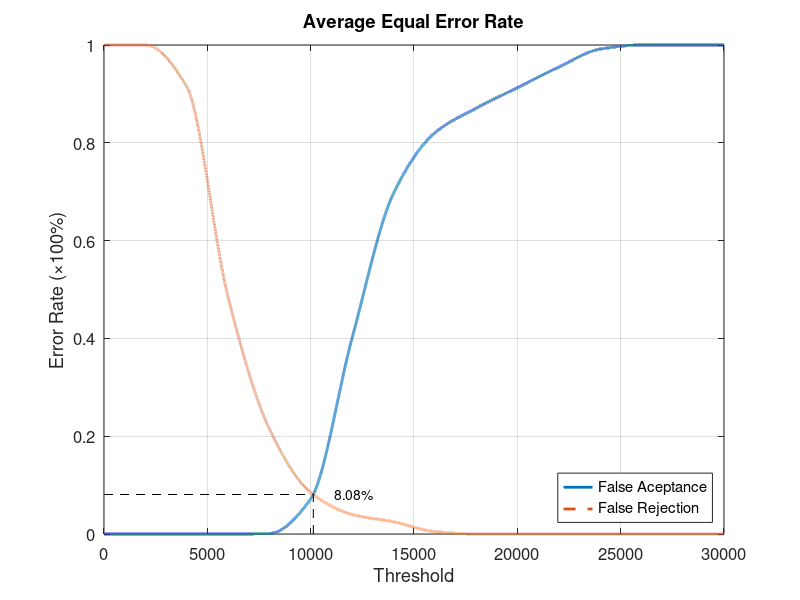
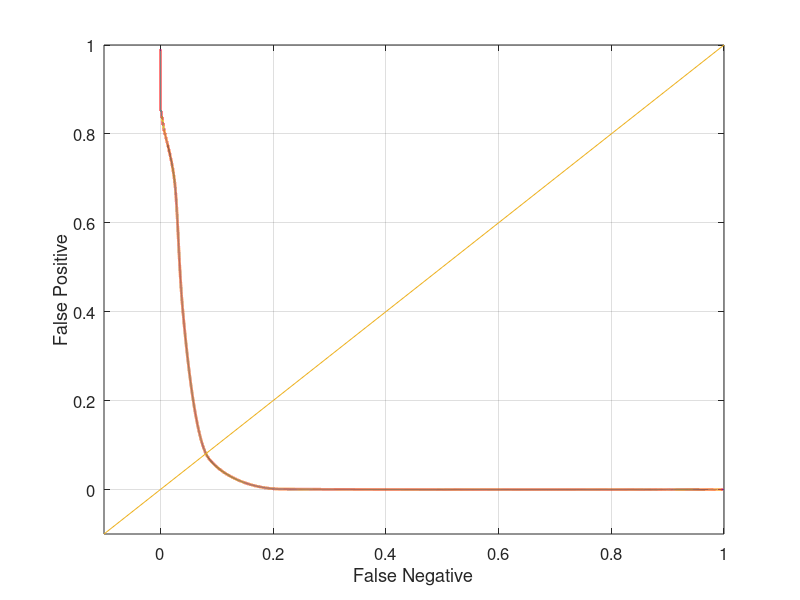

These charts were generated, in order, by the following MATLAB code:
close all;
clear;
clc;
x = 0:2000:30000;
xq = 0:0.5:30000;

y01 = [0 0 0 0 0 0.0578947 0.347368 0.678947 0.847368 0.894737 0.942105 0.963158 0.994737 1 1 1];
y02 = [0 0 0 0 0.00526316 0.0736842 0.405263 0.705263 0.821053 0.863158 0.921053 0.973684 1 1 1 1];
y03 = [0 0 0 0 0 0.0631579 0.421053 0.710526 0.805263 0.857895 0.9 0.931579 0.978947 1 1 1];
y04 = [0 0 0 0 0 0.0947368 0.431579 0.7 0.810526 0.863158 0.889474 0.947368 0.984211 1 1 1];
y05 = [0 0 0 0 0 0.0684211 0.394737 0.684211 0.815789 0.873684 0.910526 0.957895 1 1 1 1];

y0 = (y01 + y02 + y03 + y04 + y05)/5;

y11 = [1 1 0.915 0.485 0.215 0.085 0.04 0.025 0.005 0 0 0 0 0 0 0];
y12 = [1 1 0.915 0.485 0.215 0.085 0.04 0.025 0.005 0 0 0 0 0 0 0];
y13 = [1 1 0.915 0.485 0.215 0.085 0.04 0.025 0.005 0 0 0 0 0 0 0];
y14 = [1 1 0.915 0.485 0.215 0.085 0.04 0.025 0.005 0 0 0 0 0 0 0];
y15 = [1 1 0.915 0.485 0.215 0.085 0.04 0.025 0.005 0 0 0 0 0 0 0];

y1 = (y11 + y12 + y13 + y14 + y15)/5;

yy0 = interp1(x, y0, xq, 'pchip');
yy1 = interp1(x, y1, xq, 'pchip');

% Calculating EER: 
y2 = abs(y0 - y1);
find(y2 == min(y2))
yy2 = abs(yy0 - yy1);
xEER = find(yy2 == min(yy2));
xEERIndex = xq(xEER) % X-axis EER
yEER = yy0(xEER) % Y-axis EER

main = figure
plot(xq, yy0,'-','LineWidth', 2);	hold on
plot(xq, yy1,'--','LineWidth', 2);	hold on
plot([xEERIndex xEERIndex], [0 yEER], 'k--');	hold on
plot([0 xEERIndex], [yEER yEER], 'k--');	hold on
%plot(xEERIndex, yEER, 'bx', 'LineWidth', 10);	hold on
% text(xEERIndex, yEER,strcat('    (', num2str(xEER), ', ', num2str(yEER * 100), ')'))
text(xEERIndex+10*xEERIndex/100, yEER, [num2str(round((10000*yEER))/100) '%'])
legend('False Aceptance', 'False Rejection', 'Location', 'SouthEast')
xlabel('Threshold')
% ylabel('Average Equal Error Rate (%)')
ylabel('Error Rate (\times100%)')
set(gca, 'FontSize', 12)
axis([0 30000 0 1])
title('Average Equal Error Rate');
grid on

print(main, 'Database1_4Main', '-dpng');
FNRxFPR = figure('Color', [1 1 1]);
plot(yy1, yy0, '-', yy1, yy0, 'LineWidth', 2);
hold on
y = -0.1:0.1:1
plot(y, y); 
set(gca, 'FontSize', 12)
xlabel('False Negative')
ylabel('False Positive')
axis([-0.1 1 -0.1 1])
set(gca, 'FontSize', 12)
grid on

print(FNRxFPR, 'Database1_4FNRxFPR','-dpng');
